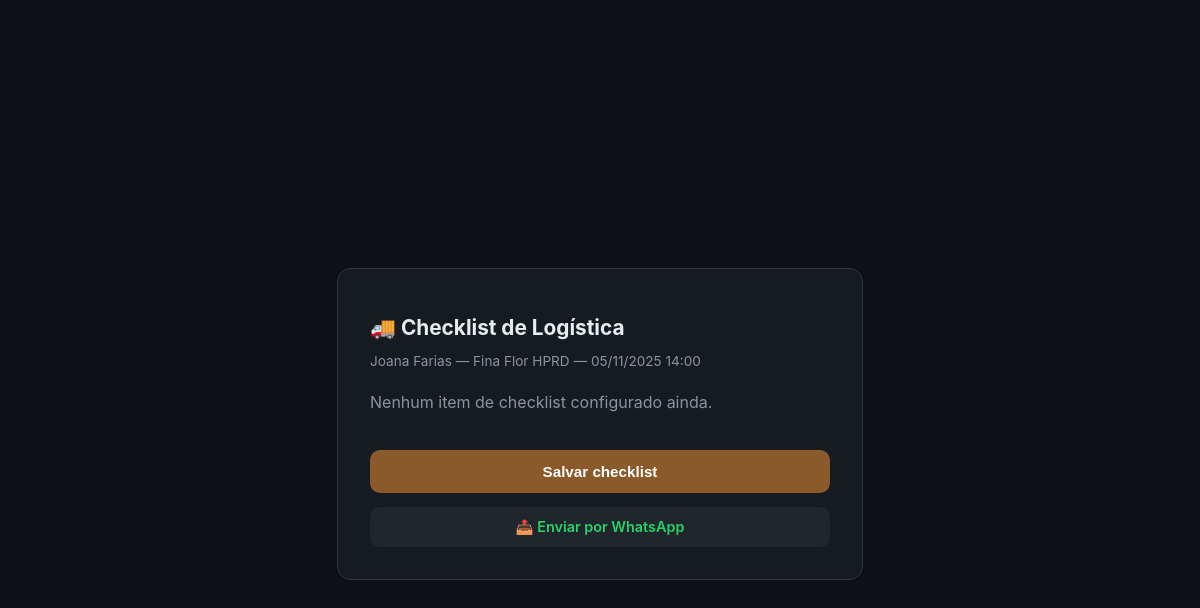
Screenshot of /checklist/logistica/10/ (signed in) with the database file from the repository.
### gateagora/models.py (models this page shows, shortened)
class Aula(models.Model):
    LOCAIS_CHOICES = [
        ('picadeiro_1', 'Picadeiro Principal'),
        ('picadeiro_2', 'Picadeiro Coberto'),
        ('pista_salto', 'Pista de Salto'),
        ('Competição', 'Competição'),
    ]
    empresa = models.ForeignKey(Empresa, on_delete=models.CASCADE)
    TIPO_AULA_CHOICES = [
        ('NORMAL', 'Aula Normal'),
        ('RECUPERAR', 'Aula a Recuperar'),
        ('TREINO_INTERNO', 'Treino Interno (sem custo)'),
        ('TREINO_EXTERNO', 'Competição'),
    ]
    aluno = models.ForeignKey(Aluno, on_delete=models.CASCADE, related_name='aulas')
    cavalo = models.ForeignKey(Cavalo, on_delete=models.SET_NULL, null=True, blank=True, related_name='aulas')
    sela = models.ForeignKey(
        Sela,
        on_delete=models.SET_NULL,
        null=True,
        blank=True,
        related_name="aulas",
        verbose_name="Sela Utilizada"
    )
    cabecada = models.ForeignKey(
        Cabecada,
        on_delete=models.SET_NULL,
        null=True,
        blank=True,
        related_name="aulas",
        verbose_name="Cabeçada Utilizada"
    )
    instrutor = models.ForeignKey(
        Perfil,
        on_delete=models.SET_NULL,
        null=True, blank=True,
        related_name='aulas_ministradas',
        limit_choices_to={'cargo': 'Professor'}
    )
    data_hora = models.DateTimeField(db_index=True)
    local = models.CharField(max_length=20, choices=LOCAIS_CHOICES, default='picadeiro_1')
    local_novo = models.ForeignKey(
        'LocalAula', null=True, blank=True,
        on_delete=models.SET_NULL,
        verbose_name="Local (novo)"
    )
    tipo = models.CharField(max_length=15, choices=TIPO_AULA_CHOICES, default='NORMAL')
    concluida = models.BooleanField(default=False)
    relatorio_treino = models.TextField(blank=True)
    class Meta:
        ordering = ["data_hora"]
        indexes = [models.Index(fields=["empresa", "data_hora"])]
        verbose_name = "Aula 📅"
        verbose_name_plural = "Aulas 📅"

class Aluno(models.Model):
    empresa = models.ForeignKey(Empresa, on_delete=models.CASCADE)
    nome = models.CharField(max_length=200)
    ativo = models.BooleanField(default=True)
    telefone = models.CharField(        # ← ADICIONAR AQUI
        max_length=20,
        blank=True,
        null=True,
        help_text="WhatsApp com DDD"
    )
    streak_atual = models.PositiveIntegerField(default=0)
    melhor_streak = models.PositiveIntegerField(default=0)
    valor_aula = models.DecimalField(max_digits=10, decimal_places=2, default=Decimal('150.00'))
    plano = models.ForeignKey(
        'Plano',
        on_delete=models.SET_NULL,
        null=True,
        blank=True,
        verbose_name="Plano Contratado"
    )
    foto = models.ImageField(
        upload_to='alunos/',
        null=True,
        blank=True,
        verbose_name="Foto do Aluno",
        help_text="⚠️ Tamanho máximo: 5MB. Formatos aceitos: JPG, PNG."
    )
    perfil_usuario = models.OneToOneField(
        'Perfil',
        on_delete=models.SET_NULL,
        null=True,
        blank=True,
        related_name='aluno_vinculado',
        verbose_name="Login do Aluno",
        help_text="Perfil de acesso do aluno ao sistema"
    )
    class Meta:
        ordering = ['nome']
        indexes = [models.Index(fields=["empresa", "nome"])]
        verbose_name = "Aluno 🧑‍🎓"
        verbose_name_plural = "Alunos 🧑‍🎓"

class Cavalo(models.Model):
    nome = models.CharField(max_length=100)
    CATEGORIA_CHOICES = [
        ('PROPRIO', 'Próprio (Escola)'),
        ('HOTELARIA', 'Hotelaria (Particular)'),
    ]
    STATUS_SAUDE_CHOICES = [
        ('Saudável', 'Saudável'),
        ('Alerta', 'Alerta'),
        ('Doente', 'Doente'),
        ('Tratamento', 'Em Tratamento'),
    ]
    LOCAL_DORMIDA = [
        ('BAIA', 'Dorme na Baia'),
        ('PIQUETE', 'Dorme no Piquete'),
    ]
    RACA_CHOICES = [
        ('mang_marchador', 'Mangalarga Marchador'),
        ('quarto_milha', 'Quarto de Milha'),
        ('psl', 'Puro Sangue Lusitano'),
        ('crioulo', 'Crioulo'),
        ('hipismo', 'Cavalo de Hipismo (BH)'),
        ('srd', 'Sem Raça Definida'),
    ]
    ATIVIDADE_CHOICES = [
        ('0.018', 'Leve (Passeio/Aposentado)'),
        ('0.025', 'Moderada (Escola/Aulas)'),
        ('0.035', 'Intensa (Salto/Competição)'),
    ]
    USA_FERRADURA_CHOICES = [
        ('SIM', 'Ferrado (Usa Ferradura)'),
        ('NAO', 'Descalço (Apenas Casqueamento)'),
    ]
    empresa = models.ForeignKey(Empresa, on_delete=models.CASCADE)
    nome = models.CharField(max_length=100)
    categoria = models.CharField(max_length=20, choices=CATEGORIA_CHOICES, default='PROPRIO')
    status_saude = models.CharField(max_length=20, choices=STATUS_SAUDE_CHOICES, default='Saudável')
    onde_dorme = models.CharField(max_length=10, choices=LOCAL_DORMIDA, default='BAIA')
    foto = models.ImageField(
        upload_to='cavalos/',
        null=True,
        blank=True,
        verbose_name="Foto do Cavalo",
        help_text="⚠️ Tamanho máximo: 5MB. Formatos aceitos: JPG, PNG."
    )
    sela_padrao = models.ForeignKey(
        Sela,
        on_delete=models.SET_NULL,
        null=True,
        blank=True,
        related_name="cavalos_padrao",
        verbose_name="Sela Padrão"
    )
    cabecada_padrao = models.ForeignKey(
        Cabecada,
        on_delete=models.SET_NULL,
        null=True,
        blank=True,
        related_name="cavalos_padrao",
        verbose_name="Cabeçada Padrão"
    )
    raca = models.ForeignKey(
        'RacaCavalo',
        on_delete=models.SET_NULL,
        null=True,
        blank=True,
        verbose_name="Raça"
    )
    peso = models.FloatField(
        default=450.0,
        validators=[MinValueValidator(100)],
        help_text="Peso aproximado para cálculo de ração"
    )
    fator_atividade = models.CharField(max_length=10, choices=ATIVIDADE_CHOICES, default='0.025')
    tipo_sela = models.CharField(max_length=100, blank=True, help_text="Ex: Sela Salto Americana")
    tipo_cabecada = models.CharField(max_length=100, blank=True, help_text="Ex: Cabeçada com Freio D")
    material_proprio = models.BooleanField(default=False, help_text="Marque se o material for exclusivo do proprietário")
    baia = models.OneToOneField(Baia, on_delete=models.SET_NULL, null=True, blank=True)
    piquete = models.ForeignKey(Piquete, on_delete=models.SET_NULL, null=True, blank=True)
    proprietario = models.ForeignKey(
        Aluno,
        on_delete=models.CASCADE,
        related_name='cavalos',
        help_text="Se for Próprio, vincular ao gestor ou escola"
    )
    ultima_vacina = models.DateField(null=True, blank=True)
    ultimo_vermifugo = models.DateField(null=True, blank=True)
    ultimo_ferrageamento = models.DateField(null=True, blank=True)
    ultimo_casqueamento = models.DateField(null=True, blank=True)
    usa_ferradura = models.CharField(
        max_length=3,
        choices=USA_FERRADURA_CHOICES,
        default='NAO',
        verbose_name="Usa Ferradura?"
    )
    racao_tipo = models.CharField(max_length=100, blank=True, help_text="Ex: Guabi Equi-S")
    racao_qtd_manha = models.CharField(max_length=50, blank=True, help_text="Ex: 2kg")
    racao_qtd_noite = models.CharField(max_length=50, blank=True, help_text="Ex: 2kg")
    feno_tipo = models.CharField(max_length=100, blank=True, default="Coast Cross")
    feno_qtd = models.CharField(max_length=100, blank=True, default="À vontade")
    complemento_nutricional = models.TextField(blank=True)
    mensalidade_baia = models.DecimalField(max_digits=10, decimal_places=2, default=Decimal('1000.00'))
    class Meta:
        ordering = ['nome']
        indexes = [
            models.Index(fields=["empresa", "status_saude"]),
            models.Index(fields=["empresa", "categoria"]),
        ]
        verbose_name = "Cavalo 🐴"
        verbose_name_plural = "Cavalos 🐴"

### gateagora/views.py (the view, shortened to what this page needs)
# urls.py: path('checklist/logistica/<int:aula_id>/',          views.checklist_logistica, name='checklist_logistica'),
@login_required
def checklist_logistica(request, aula_id):
    from .models import ChecklistPreenchido
    aula, checklist = _checklist_view(request, aula_id, 'LOGISTICA')
    return render(request, 'gateagora/checklist_logistica.html', {
        'aula': aula,
        'checklist': checklist,
    })

### gateagora/views.py (called while the page is built)
def theme_context_processor(request):
    return {"current_theme": request.COOKIES.get("gate-theme", "zaino")}

def _checklist_view(request, aula_id, tipo):
    from .models import ChecklistItem, ChecklistPreenchido
    empresa = getattr(request, "empresa", request.user.perfil.empresa)
    aula = get_object_or_404(Aula, id=aula_id, empresa=empresa)
    itens = ChecklistItem.objects.filter(empresa=empresa, tipo=tipo, ativo=True)
    for item in itens:
        ChecklistPreenchido.objects.get_or_create(aula=aula, item=item)
    checklist = (
        ChecklistPreenchido.objects
        .filter(aula=aula, item__tipo=tipo, item__ativo=True)
        .select_related('item')
        .order_by('item__ordem')
    )
    return aula, checklist

### gateagora/templates/gateagora/checklist_logistica.html (shortened to what this page needs)
<!DOCTYPE html>
<html lang="pt-br">
<head>
</head>
<body>
    <div class="card">
        <h1>🚚 Checklist de Logística</h1>
        <p class="sub">{{ aula.aluno.nome }} — {{ aula.cavalo.nome }} — {{ aula.data_hora|date:"d/m/Y H:i" }}</p>
        <form method="post">
            {% for c in checklist %}
                <div class="item {% if c.concluido %}concluido{% endif %}">
                    <input type="checkbox" name="item_id" value="{{ c.item.id }}"
                           id="item{{ c.item.id }}" {% if c.concluido %}checked{% endif %}>
                    <label for="item{{ c.item.id }}">{{ c.item.descricao }}</label>
                </div>
            {% empty %}
                <p style="color:#8b949e;">Nenhum item de checklist configurado ainda.</p>
            {% endfor %}
            <button type="submit" class="salvar">Salvar checklist</button>
        </form>
        <a class="whatsapp" href="{% url 'checklist_whatsapp' aula.id 'LOGISTICA' %}">
            📤 Enviar por WhatsApp
        </a>
    </div>
</body>
</html>

### gateagora/templates/gateagora/checklist_logistica.html (style rules this page uses)
body { background: #0d1117; color: #e6edf3; font-family: -apple-system, 'Segoe UI', Roboto, sans-serif; display: flex; align-items: center; justify-content: center; min-height: 100vh; margin: 0; padding: 1.5rem; }
.card { background: #161b22; border: 1px solid #30363d; border-radius: 14px; padding: 2rem; width: 100%; max-width: 460px; }
h1 { font-size: 1.3rem; margin-bottom: .2rem; }
p.sub { color: #8b949e; font-size: .85rem; margin-bottom: 1.4rem; }
button.salvar { width: 100%; margin-top: 1.4rem; padding: .8rem; border-radius: 10px; border: none; background: #8B5A2B; color: #fff; font-weight: 700; font-size: .95rem; cursor: pointer; }
.whatsapp { display: block; text-align: center; margin-top: .9rem; padding: .7rem; border-radius: 10px; background: #21262d; color: #25d366; text-decoration: none; font-weight: 600; font-size: .9rem; }

### rows the page displays
Aula: aluno.nome "Joana Farias", cavalo.nome "Fina Flor HPRD", data_hora "05/11/2025 14:00"
